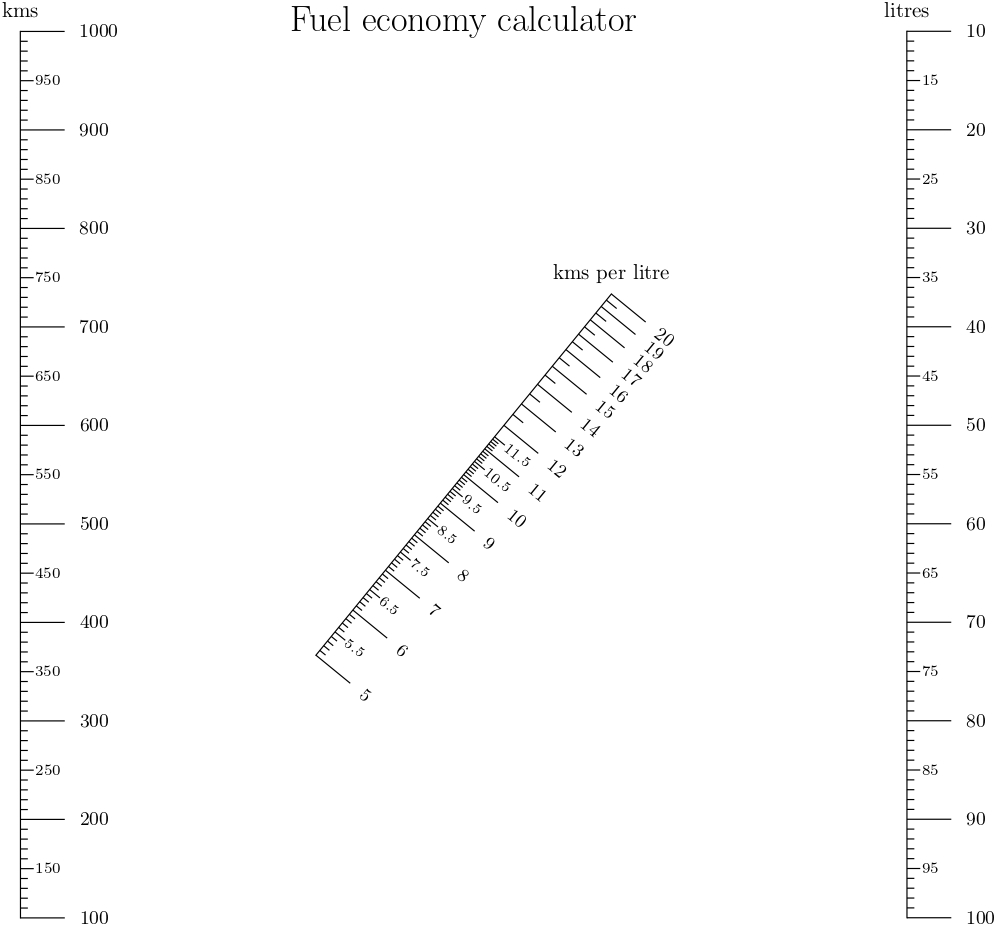
#> input picture src/nomograms/tutorial1a_page-0001.jpg, 997 x 926 px
$ python ui.py
#> lines starting #> are read from the running program, lines starting #| are printed output that depends on the picture; after the words box and inside, x2 and y2 are one past the last pixel; in counts of white or black regions, pixels touching at a corner belong together
import tkinter as tk
import cv2
from tkinter import ttk, filedialog
from PIL import Image, ImageTk
directory = 'src/nomograms'
img = cv2.imread('nomograms/tutorial1a_page-0001.jpg', -1)
#> img is the input picture: shape (926, 997, 3); min 0, max 255, mean 251.6
gray = cv2.cvtColor(img, cv2.COLOR_BGR2GRAY)
blurred = cv2.GaussianBlur(gray, (5, 5), 0)
edges = cv2.Canny(blurred, 50, 150)
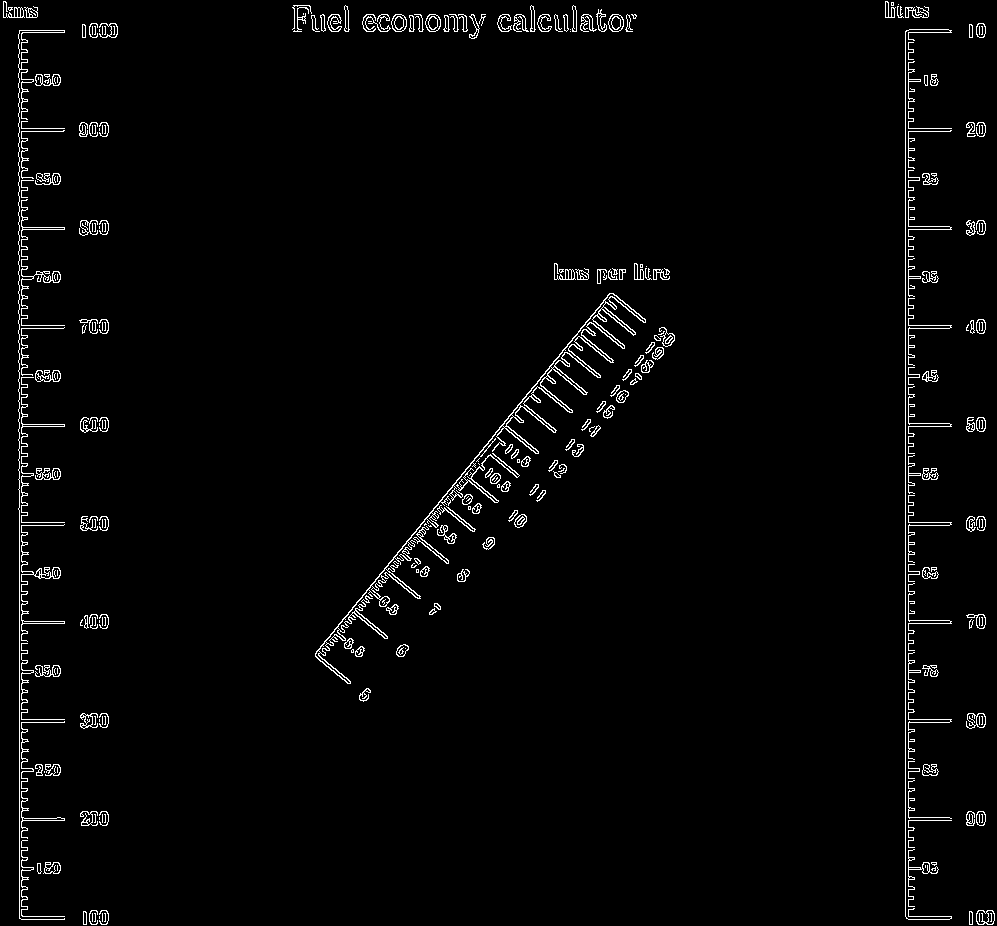
#> edges: shape (926, 997); 2.3% white in thin lines or dots
contours, _ = cv2.findContours(edges.copy(), cv2.RETR_EXTERNAL, cv2.CHAIN_APPROX_SIMPLE)
#> contours = 277 contours, 152 with area under 20; largest, box (x1, y1, x2, y2) and area: (315, 293, 646, 684) 3496, (21, 524, 65, 642) 334, (21, 199, 65, 326) 306, (18, 30, 65, 920) 278, (976, 910, 995, 925) 229
axis_contours = []
for contour in contours:
    if cv2.contourArea(contour) > 100:
        axis_contours.append(contour)
#> this loop made 277 passes
#> contour on passes 1, 3, 5: [[99, 916], [99, 918]], [[102, 913], [102, 921]], [[92, 913], [92, 921]]
#> after the loop, axis_contours = 35 contours; largest, box (x1, y1, x2, y2) and area: (315, 293, 646, 684) 3496, (21, 524, 65, 642) 334, (21, 199, 65, 326) 306, (18, 30, 65, 920) 278, (976, 910, 995, 925) 229
cv2.drawContours(img, axis_contours, -1, (0, 0, 255), 2)
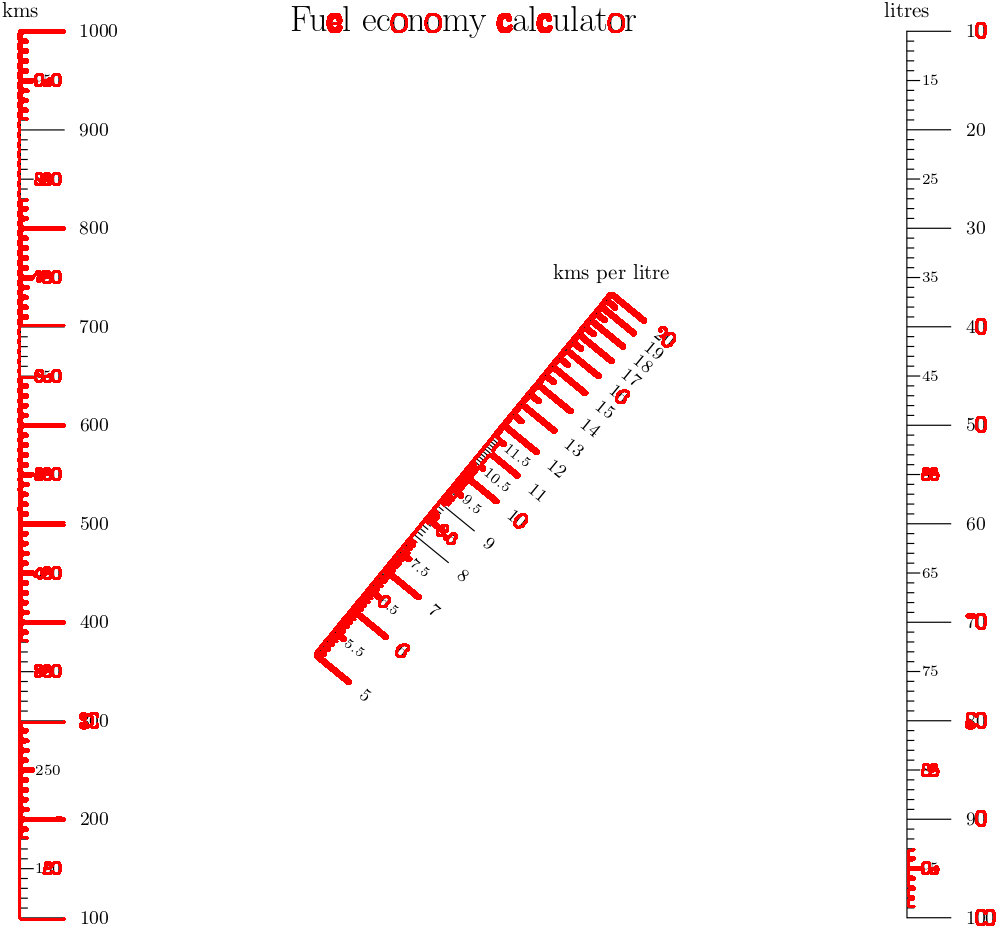
#> img: shape (926, 997, 3); 2.59% of pixels changed, all inside (x1, y1, x2, y2) = (17, 13, 996, 926)
cv2.imshow('Detected Axes', img)
cv2.waitKey(0)
cv2.destroyAllWindows()

$ run again, with src/nomograms/Nomogram-for-calculation-of-standard-water-Note-Developed-by-Phyllis-Meyer-Gaspar-PhD.png saved as src/nomograms/tutorial1a_page-0001.jpg
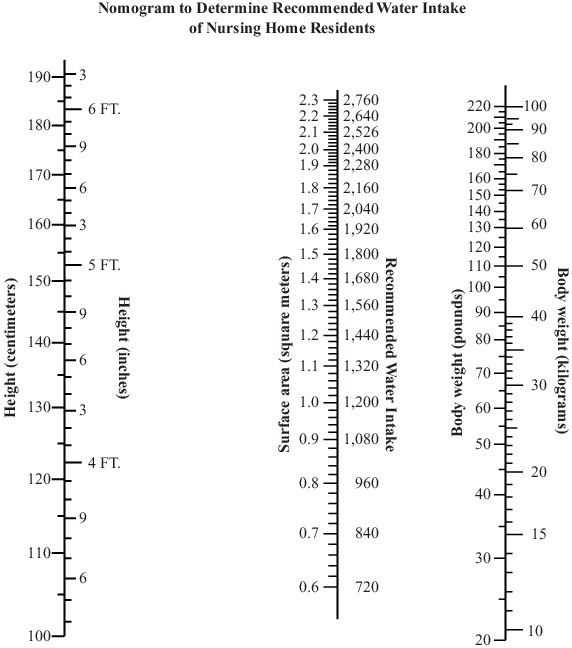
#> input picture src/nomograms/Nomogram-for-calculation-of-standard-water-Note-Developed-by-Phyllis-Meyer-Gaspar-PhD.png, 572 x 648 px
#> img is the input picture: shape (648, 572, 3); mean B, G, R 243.6, 243.6, 243.6
#> `edges = cv2.Canny(blurred, 50, 150)`:
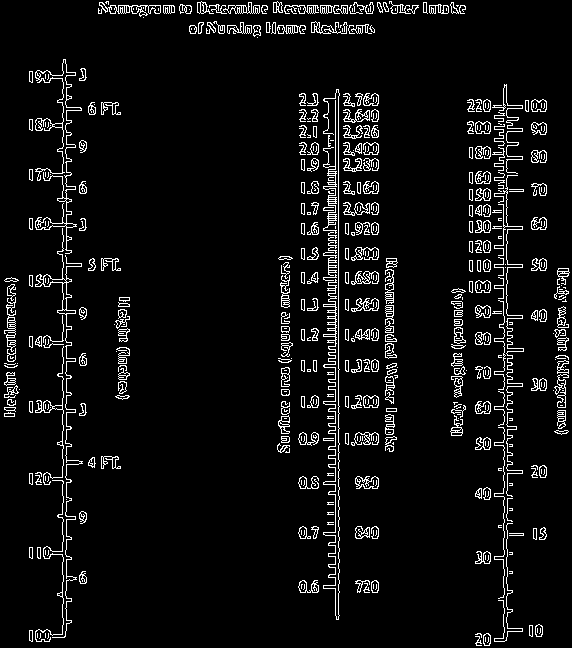
#> edges: shape (648, 572); 6% white in thin lines or dots
#> contours = 452 contours, 231 with area under 20; largest, box (x1, y1, x2, y2) and area: (35, 59, 82, 254) 504, (35, 228, 83, 638) 428, (98, 2, 161, 17) 337, (323, 89, 340, 620) 224, (351, 298, 379, 312) 210
#> the loop `for contour in contours:` made 452 passes
#> contour on passes 4 to 6: [[48, 633], [48, 637], [47, 638], [48, 637]], [[45, 633], [45, 637]], [[40, 633], [40, 637], [39, 638], [40, 637]]
#> after the loop `for contour in contours:`: axis_contours = 41 contours; largest, box (x1, y1, x2, y2) and area: (35, 59, 82, 254) 504, (35, 228, 83, 638) 428, (98, 2, 161, 17) 337, (323, 89, 340, 620) 224, (351, 298, 379, 312) 210
#> `cv2.drawContours(img, axis_contours, -1, (0, 0, 255), 2)`:
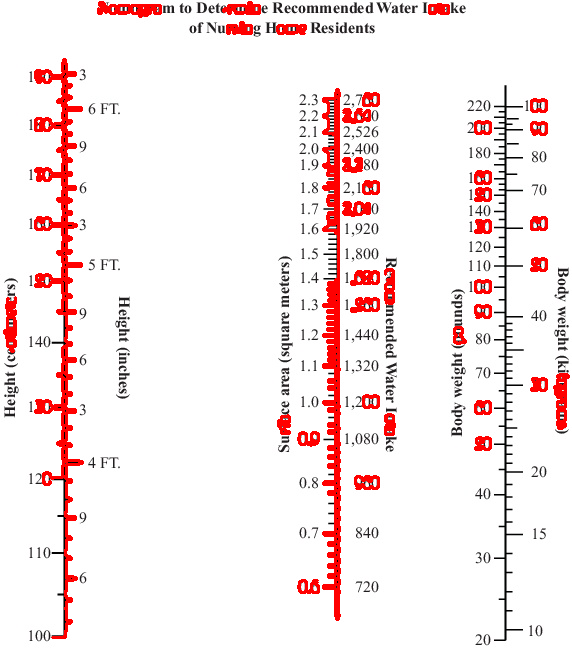
#> img: shape (648, 572, 3); 5.57% of pixels changed, all inside (x1, y1, x2, y2) = (3, 1, 570, 639)

$ run again, with src/nomograms/bmi.png saved as src/nomograms/tutorial1a_page-0001.jpg
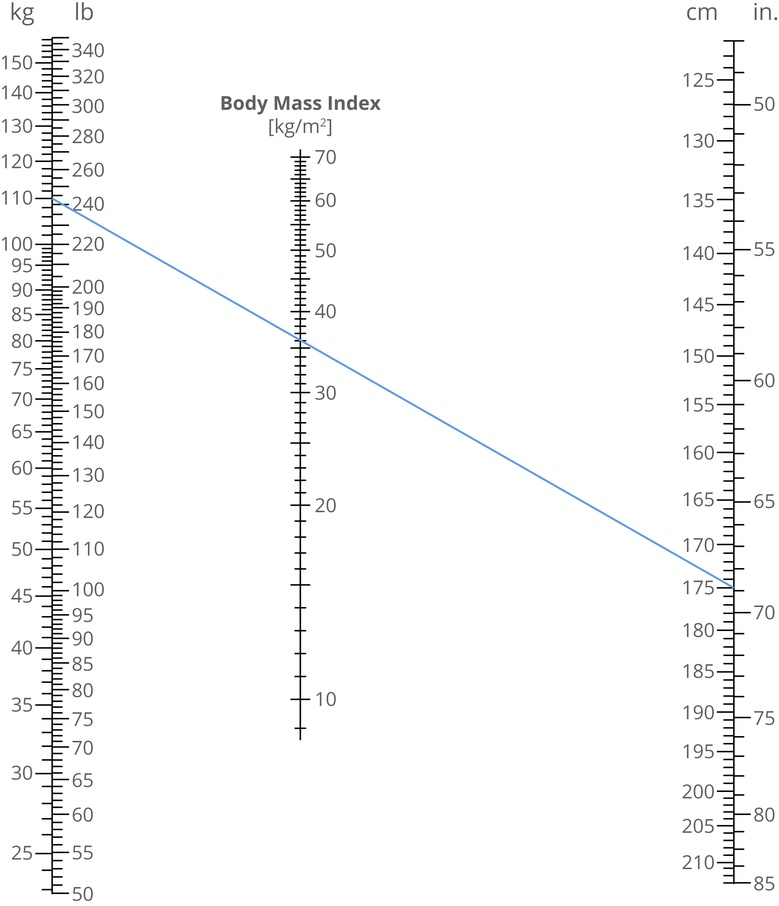
#> input picture src/nomograms/bmi.png, 779 x 906 px, shrunk from 2242 x 2606 before the run
#> img is the input picture: shape (906, 779, 3); mean B, G, R 248.3, 248.2, 248.1
#> `edges = cv2.Canny(blurred, 50, 150)`:
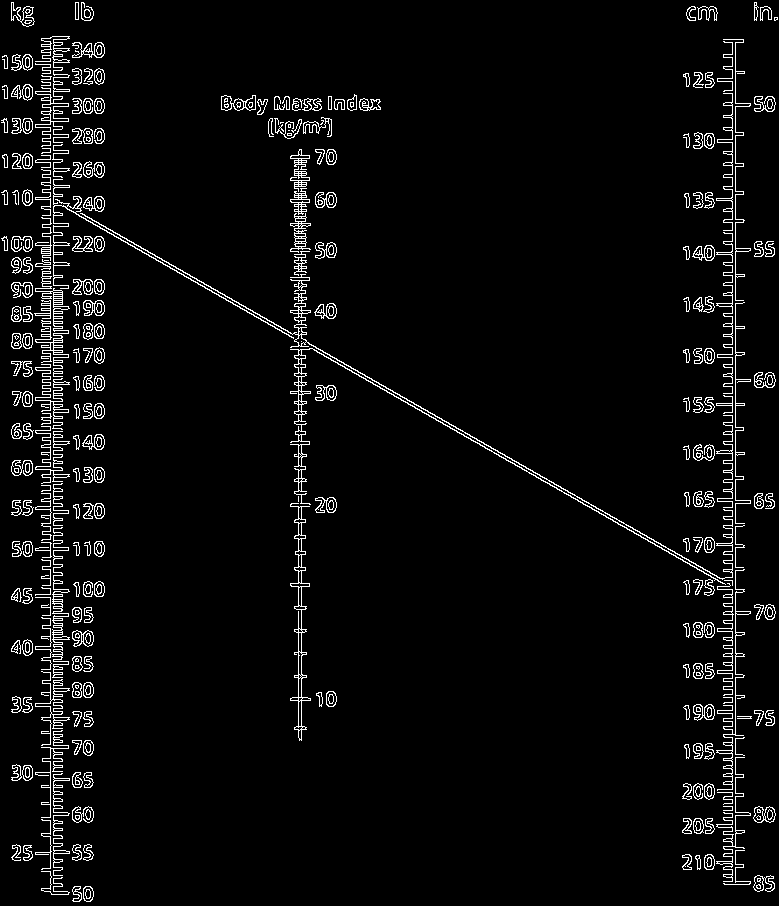
#> edges: shape (906, 779); 4.3% white in thin lines or dots
#> contours = 285 contours, 78 with area under 20; largest, box (x1, y1, x2, y2) and area: (290, 503, 311, 741) 954, (290, 348, 726, 585) 862, (80, 213, 733, 580) 786, (35, 271, 70, 377) 504, (35, 36, 70, 147) 468
#> after the loop `for contour in contours:`: axis_contours = 94 contours; largest, box (x1, y1, x2, y2) and area: (290, 503, 311, 741) 954, (290, 348, 726, 585) 862, (80, 213, 733, 580) 786, (35, 271, 70, 377) 504, (35, 36, 70, 147) 468
#> `cv2.drawContours(img, axis_contours, -1, (0, 0, 255), 2)`:
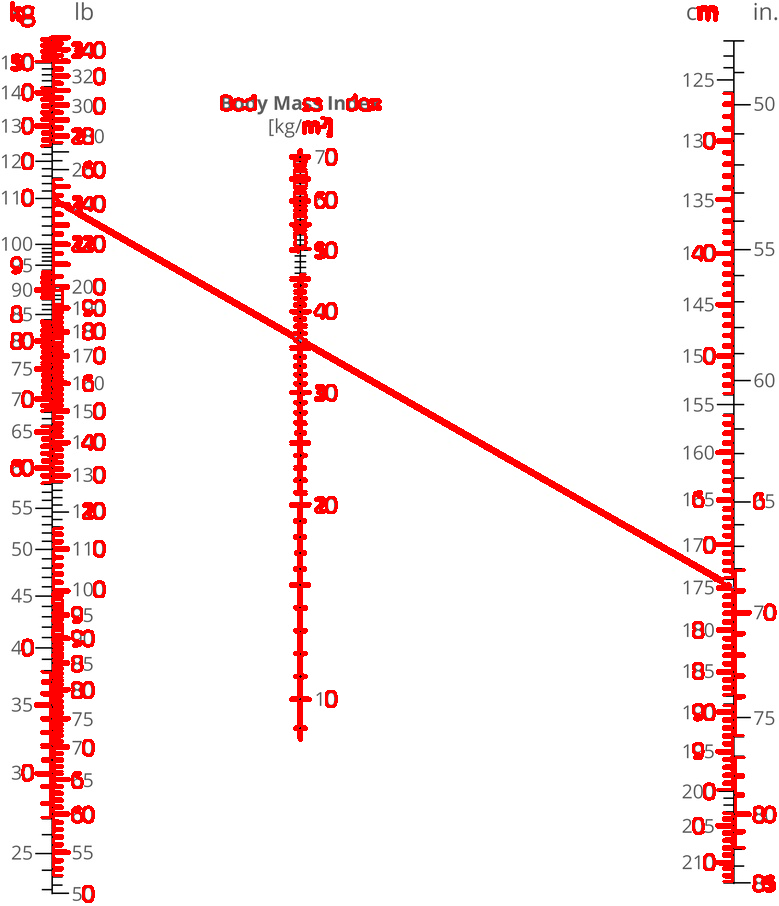
#> img: shape (906, 779, 3); 6.72% of pixels changed, all inside (x1, y1, x2, y2) = (10, 1, 777, 903)

$ run again, with src/nomograms/meyer_nomogram.png saved as src/nomograms/tutorial1a_page-0001.jpg
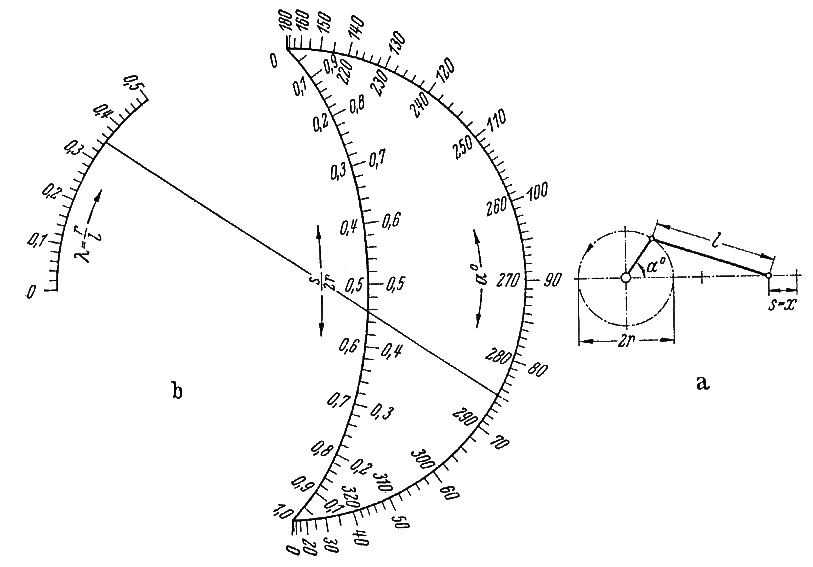
#> input picture src/nomograms/meyer_nomogram.png, 813 x 567 px
#> img is the input picture: shape (567, 813, 3); min 0, max 255, mean 247.2
#> `edges = cv2.Canny(blurred, 50, 150)`:
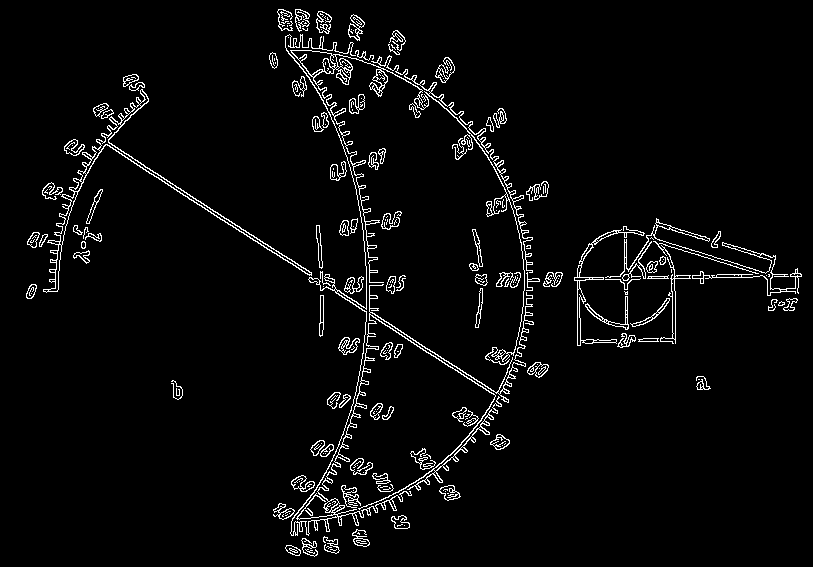
#> edges: shape (567, 813); 3.8% white in thin lines or dots
#> contours = 162 contours, 76 with area under 20; largest, box (x1, y1, x2, y2) and area: (43, 89, 312, 293) 2102, (285, 34, 534, 536) 1718, (290, 50, 429, 283) 1668, (371, 55, 533, 365) 708, (605, 218, 802, 296) 596
#> the loop `for contour in contours:` made 162 passes
#> contour on passes 19, 20, 28: [[363, 472]], [[357, 465]], [[473, 420]]
#> after the loop `for contour in contours:`: axis_contours = 40 contours; largest, box (x1, y1, x2, y2) and area: (43, 89, 312, 293) 2102, (285, 34, 534, 536) 1718, (290, 50, 429, 283) 1668, (371, 55, 533, 365) 708, (605, 218, 802, 296) 596
#> `cv2.drawContours(img, axis_contours, -1, (0, 0, 255), 2)`:
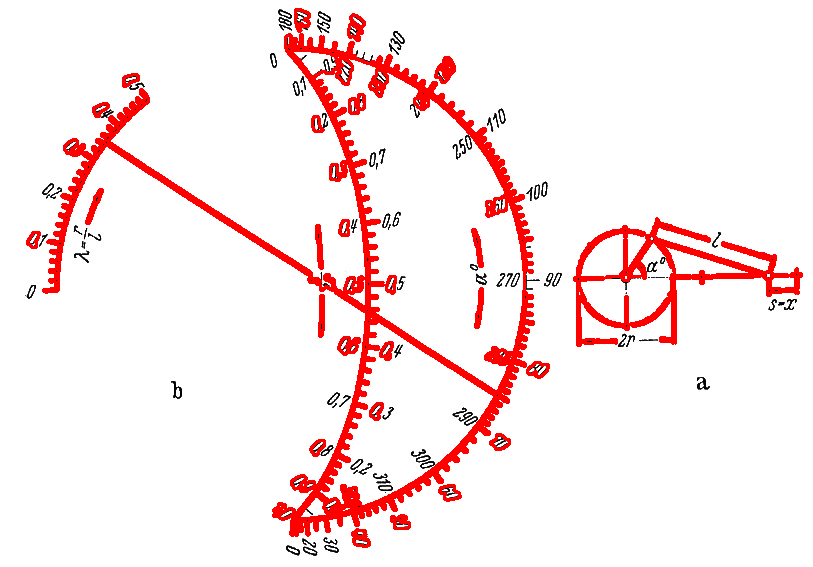
#> img: shape (567, 813, 3); 7.5% of pixels changed, all inside (x1, y1, x2, y2) = (26, 8, 803, 548)
